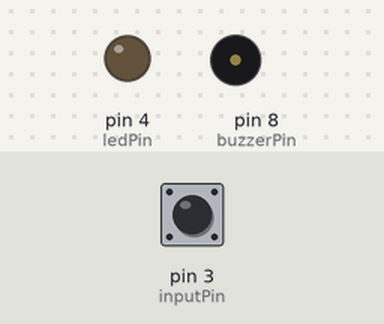
The sketch below on a simulated Arduino Mega 2560, built with avr-gcc and run on an emulated ATmega2560. On the bench: output pins drawn as LEDs (lit = HIGH), buzzer (waves = sounding). The test bench sets the inputs (shaded band); at power-on: pin 3 (inputPin) HIGH.

Above: at 1.2 s.
1.3 s: pin 3 (inputPin) pulled LOW for 0.15 s
At 1.37 s:
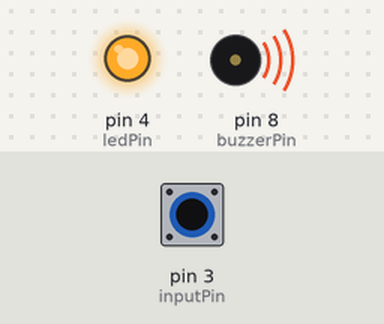
2.9 s: pin 3 (inputPin) pulled LOW for 3.2 s
At 7.1 s:
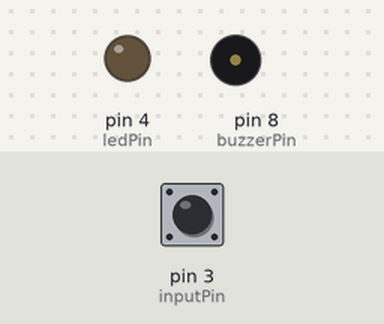
Timing chart, 0 to 8.6 s (numbered marks = the images above; inputs shaded):
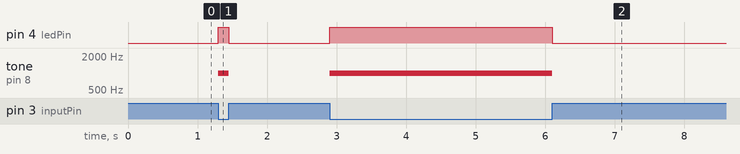

The sketch:

BuzzTest2.ino
```cpp
/*
  程式功能：
  此程式碼使用 Arduino Mega 2560 開發板，透過數位腳位 D2 的狀態控制板載 LED 和蜂鳴器。
  當 D2 為 LOW 時，LED 亮起且蜂鳴器發聲（頻率可變）；當 D2 為 HIGH 時，LED 熄滅且蜂鳴器靜音。

  Program Function:
  This code uses the Arduino Mega 2560 development board to control the onboard LED and buzzer
  by the state of digital pin D2. When D2 is LOW, the LED turns on and the buzzer sounds (variable frequency);
  when D2 is HIGH, the LED turns off and the buzzer is silent.
*/

// 定義板載 LED 連接的腳位
// Define the pin connected to the onboard LED
const int ledPin = 4;

// 定義蜂鳴器連接的腳位
// Define the pin connected to the buzzer
const int buzzerPin = 8;

// 定義輸入連接的腳位
// Define the pin connected to the input
const int inputPin = 3;

// 變數用於儲存輸入的狀態
// Variable to store the state of the input
int inputState = 1;

void setup() {
  // 設定 LED 腳位為輸出模式
  // Set the LED pin as an output
  pinMode(ledPin, OUTPUT);

  // 設定蜂鳴器腳位為輸出模式
  // Set the buzzer pin as an output
  pinMode(buzzerPin, OUTPUT);

  // 設定輸入腳位為輸入模式，並啟用內部上拉電阻
  // Set the input pin as an input with internal pull-up resistor enabled
  pinMode(inputPin, INPUT_PULLUP);
}

void loop() {
  // 呼叫 TonControl 副程式，控制 LED 和蜂鳴器
  // Call the TonControl subroutine to control the LED and buzzer
  TonControl();
  // 呼叫 frequencySweep 副程式，控制蜂鳴器的頻率變化
  // Call the frequencySweep subroutine to control the buzzer's frequency variation
  //frequencySweep();
  //BuzzWithLED();
}

// 控制 LED 和蜂鳴器亮滅的副程式
// Subroutine to control the LED and buzzer on/off
void TonControl() {
  // 讀取輸入的狀態
  // Read the state of the input
  inputState = digitalRead(inputPin);

  // 根據輸入的狀態控制 LED 和蜂鳴器
  // Control the LED and buzzer based on the input state
  if (inputState == LOW) { // 如果輸入為 LOW
    // If the input is LOW
    digitalWrite(ledPin, HIGH);   // 點亮 LED
    tone(buzzerPin, 1000); // 蜂鳴器發聲，頻率為 1000Hz
  } else { // 如果輸入為 HIGH
    // If the input is HIGH
    digitalWrite(ledPin, LOW);    // 熄滅 LED
    noTone(buzzerPin); // 蜂鳴器靜音
  }
}

// 控制 LED 和蜂鳴器同時亮滅的副程式
// Subroutine to control the LED and buzzer on/off simultaneously
void BuzzWithLED() {
  // 讀取輸入的狀態
  // Read the state of the input
  inputState = digitalRead(inputPin);

  // 根據輸入的狀態控制 LED 和蜂鳴器
  // Control the LED and buzzer based on the input state
  if (inputState == LOW) { // 如果輸入為 LOW
    // If the input is LOW
    digitalWrite(ledPin, HIGH);   // 點亮 LED
    digitalWrite(buzzerPin, HIGH); // 蜂鳴器發聲
  } else { // 如果輸入為 HIGH
    // If the input is HIGH
    digitalWrite(ledPin, LOW);    // 熄滅 LED
    digitalWrite(buzzerPin, LOW); // 蜂鳴器靜音
  }
}

// 控制蜂鳴器頻率變化的副程式
// Subroutine to control the buzzer's frequency variation
void frequencySweep() {
  if (inputState == LOW) { // 如果輸入為 LOW (蜂鳴器發聲)
    // If the input is LOW (buzzer is sounding)
    for (int i = 500; i <= 1500; i += 10) { // 從 500Hz 到 1500Hz 掃描頻率
      // Sweep the frequency from 500Hz to 1500Hz
      tone(buzzerPin, i);
      delay(5); // 延遲 5 毫秒
    }
  }
}
```

Measured:
- after the input at 1.3 s, pin 4 (ledPin): LOW → HIGH at once, → LOW 0.15 s later; tone on pin 8 (buzzerPin): silent → 1000 Hz at once, → silent 0.15 s later
- after the input at 2.9 s, pin 4 (ledPin): LOW → HIGH at once, → LOW 3.2 s later; tone on pin 8 (buzzerPin): silent → 1000 Hz at once, → silent 3.2 s later
